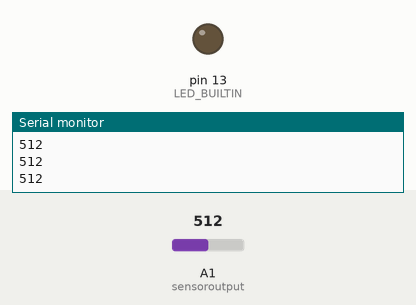
Simulated run of this sketch. Board: Arduino Uno, built with avr-gcc and run on an emulated ATmega328P. On the bench: output pins drawn as LEDs (lit = HIGH), the last lines printed to the serial monitor. The inputs (shaded band) are chosen by the test bench; at power-on: A1 (sensoroutput) = 512.

Above: at 1.2 s.
1.3 s: A1 (sensoroutput) set to 485
At 1.7 s:
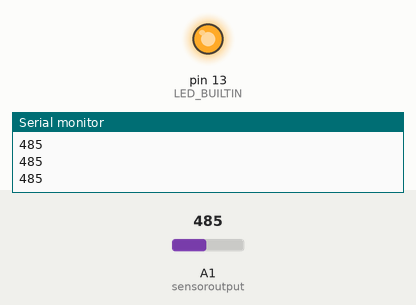
2.8 s: A1 (sensoroutput) set to 510
At 3.1 s:
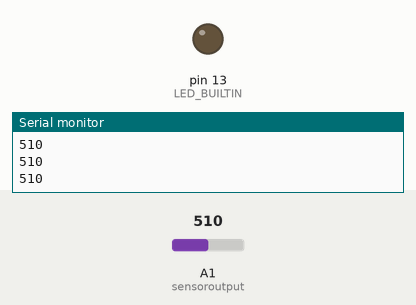
4.3 s: A1 (sensoroutput) set to 490
At 5.3 s:
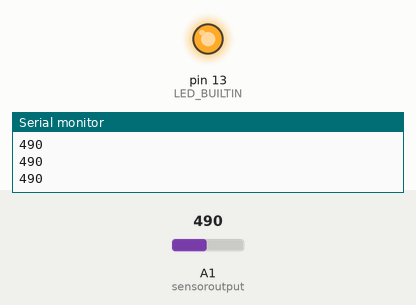
Timing chart, 0 to 7.3 s (numbered marks = the images above; inputs shaded):
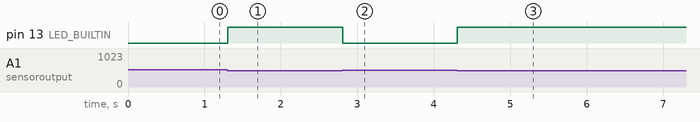

Measured:
- the behaviour switches between 501 and 500 on A1 (sensoroutput) (found by bisection; images 0 and 1)
- after the input at 1.3 s, pin 13 (LED_BUILTIN): LOW → HIGH at once
- after the input at 2.8 s, pin 13 (LED_BUILTIN): HIGH → LOW at once
- after the input at 4.3 s, pin 13 (LED_BUILTIN): LOW → HIGH at once

The sketch:

SinglePiezo.ino
```cpp
int sensoroutput = 1; // the analog pin connected to the sensor
int THRESHOLD = 500;
void setup()
{
pinMode(LED_BUILTIN, OUTPUT);
Serial.begin(9600);
}
void loop()
{
int value = analogRead(sensoroutput);  // function to read analog voltage from sensor
Serial.println(value);

if (value <= THRESHOLD)                    // function to check voltage level from sensor
{
digitalWrite(LED_BUILTIN, HIGH);
delay(100); // to make the LED visible
}
else
digitalWrite(LED_BUILTIN, LOW);
}
```
